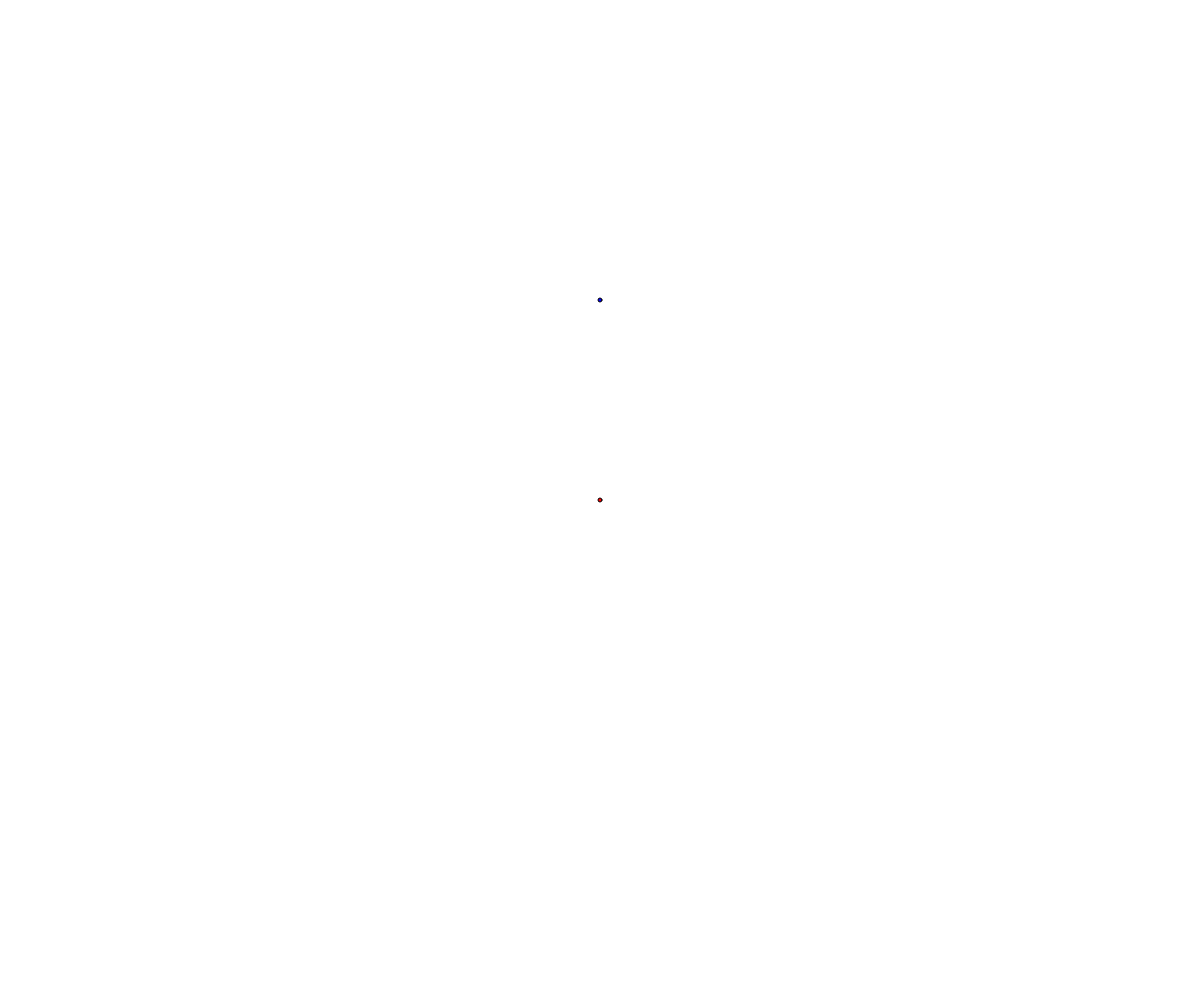
Frame 1 (no input)
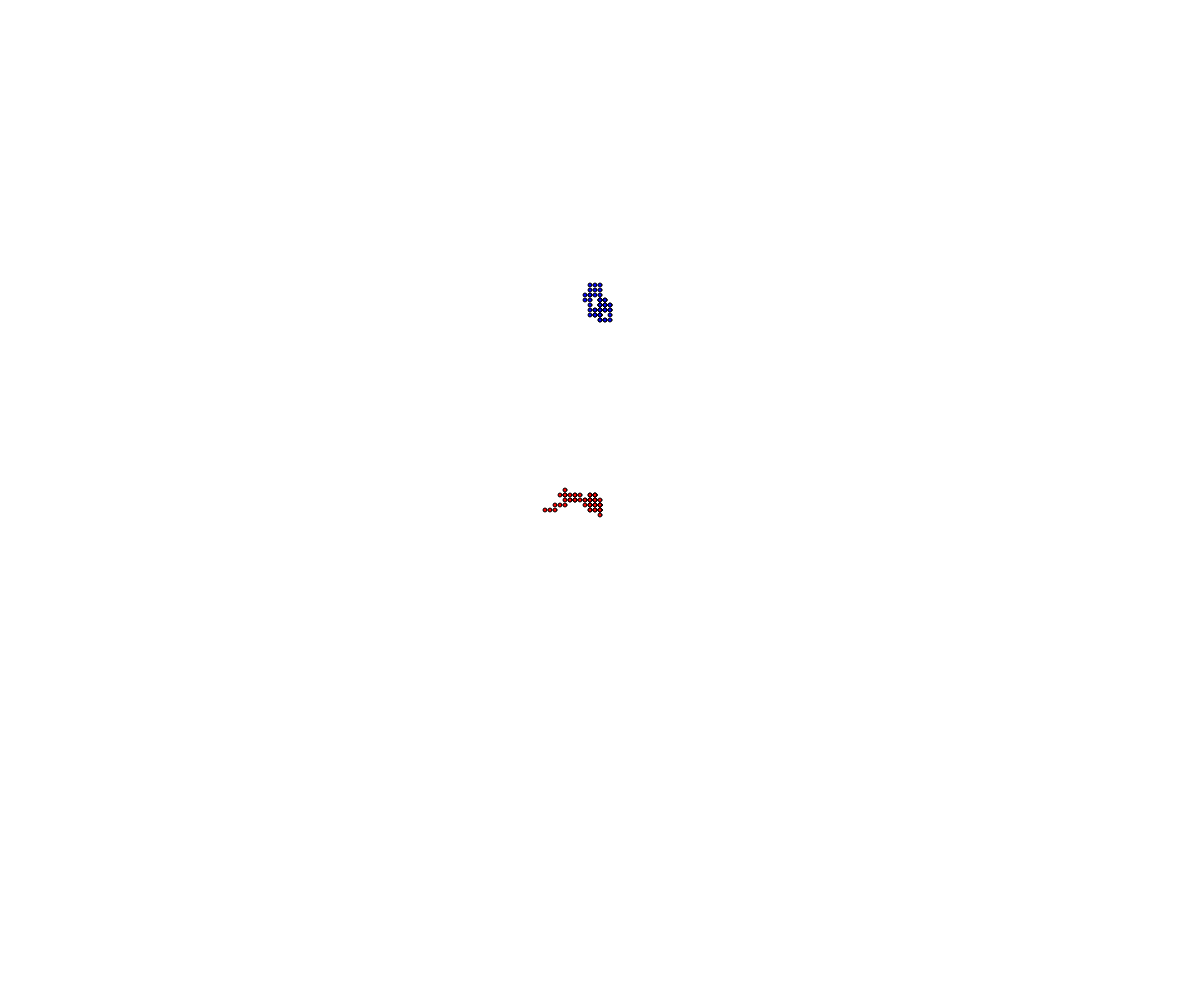
Frame 60 (no input)
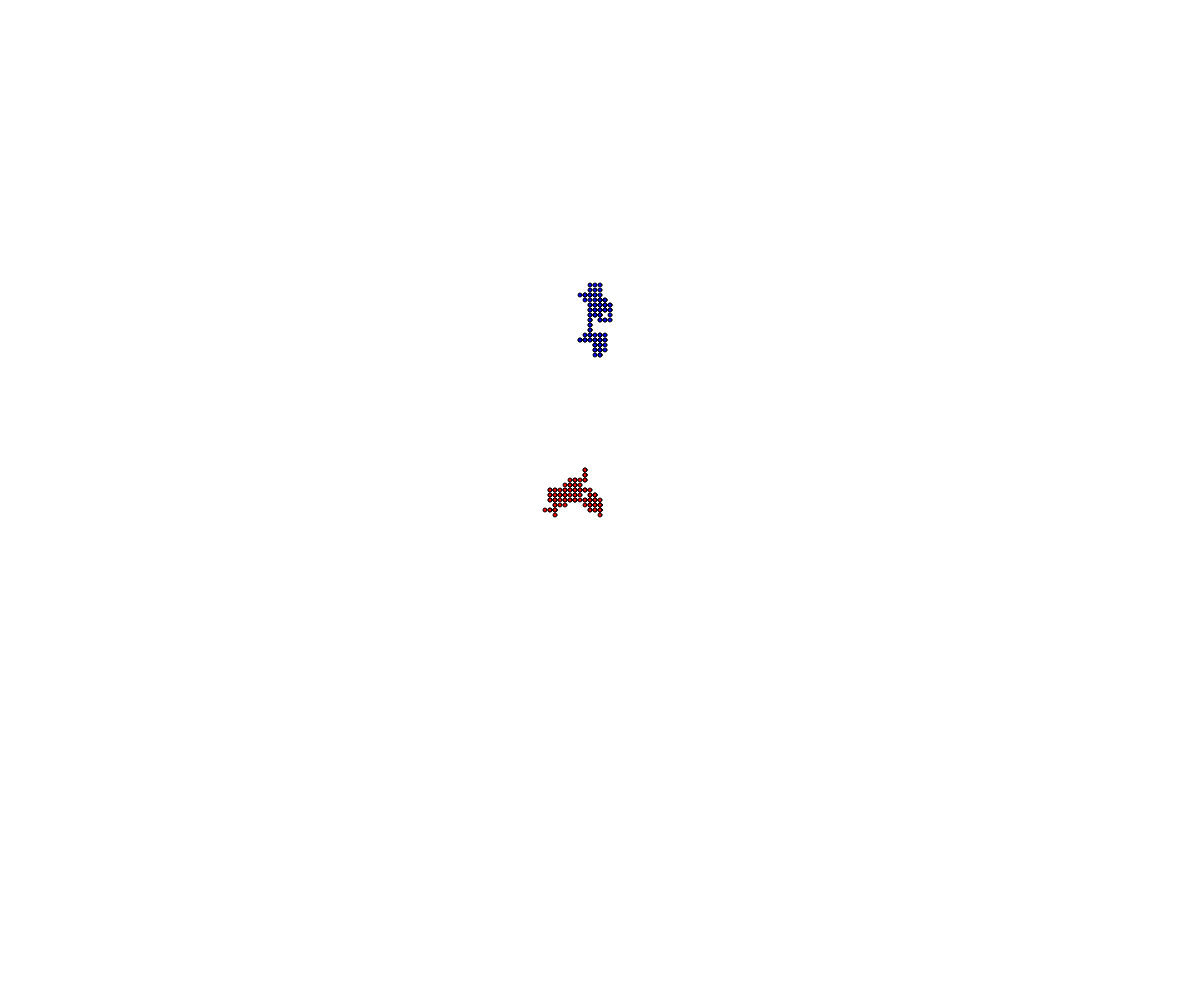
Frame 120 (the mouse pressed at the canvas centre since frame 60)

The p5.js sketch that drew these frames (run headless with seeded random() and noise() and a simulated clock; from frame 60 on, the mouse is pressed at the canvas centre):

// p5.js sketch
// ── sketch.js
// walker oop demo

class Walker {
  constructor(x, y) {
    this.x = x;
    this.y = y;
    this.color = "red";
    this.speed = 5;
    this.radius = 2;
  }

  display() {
    fill(this.color);
    circle(this.x, this.y, this.radius*2);
  }

  move() {
    let choice = random(100);
    if (choice < 25) {
      this.y -= this.speed;
    }
    else if (choice < 50){
      this.y+= this.speed;      
    }
    else if (choice < 75) {
      this.x -= this.speed;
    }
    else if (choice < 100){
      this.x += this.speed;      
    }
  }

}

let michael;
let katherine;

function setup() {
  createCanvas(windowWidth, windowHeight);
  michael = new Walker(windowWidth/2, windowHeight/2);
  katherine = new Walker(600, 300);
  katherine.color = "blue";
}

function draw() {
  michael.display();
  michael.move();
  katherine.display();
  katherine.move();

}
